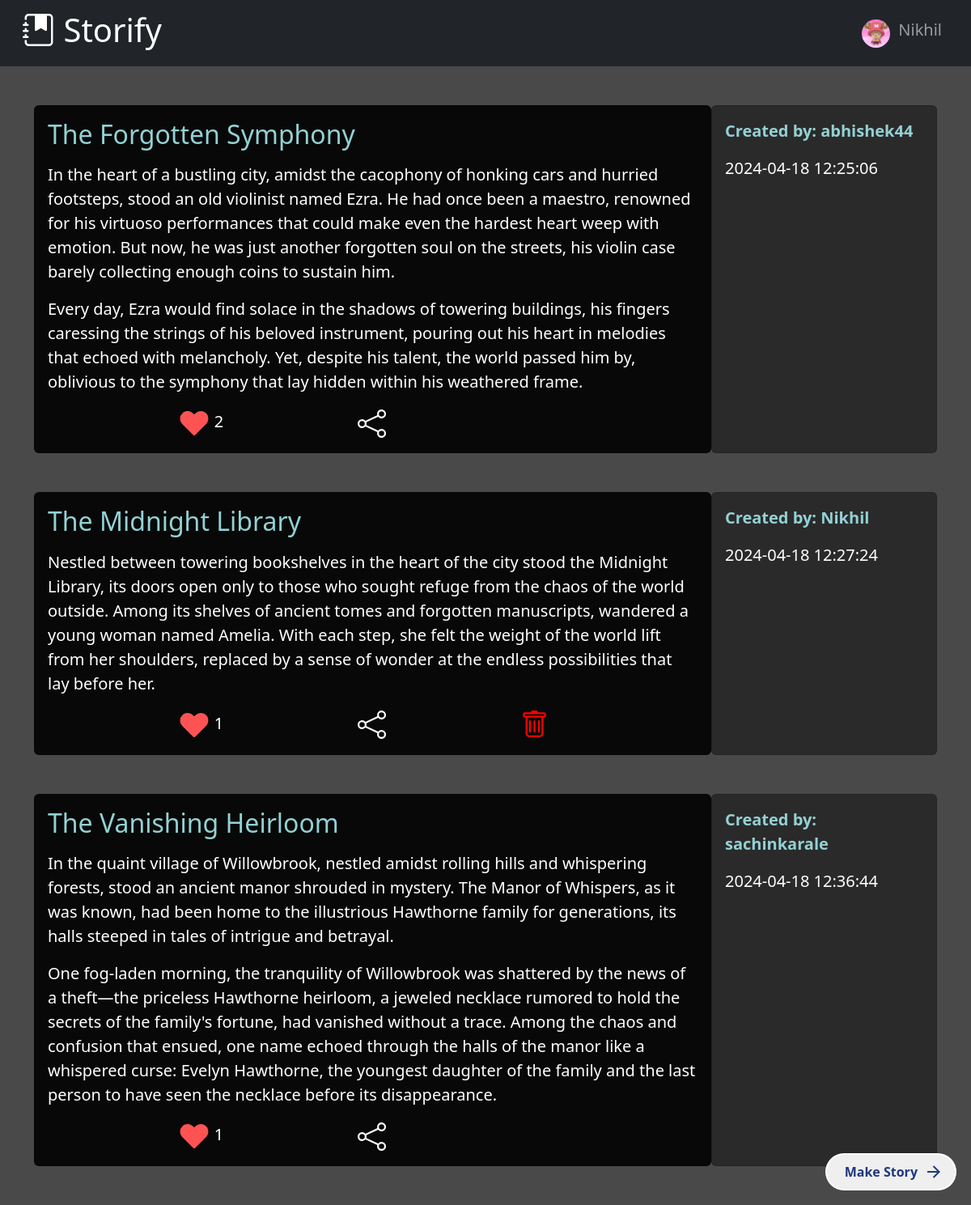
The app's page /home (signed in) with its own data.
### website/models.py (models this page shows)
class User(db.Model, UserMixin):
    id = db.Column(db.Integer, primary_key=True)
    email = db.Column(db.String(150), unique=True)
    username = db.Column(db.String(50), unique=True)
    bio = db.Column(db.String(250))
    password = db.Column(db.String(150))
    profile_img = db.Column(db.String(150))
    stories = db.relationship("Story", backref="user", passive_deletes=True)
    contributions = db.relationship("Contribution", backref="user", passive_deletes=True)
    likes_story = db.relationship("Like_story", backref="user", passive_deletes=True)
    likes_contribution = db.relationship("Like_contribution", backref="user", passive_deletes=True)

class Story(db.Model):
    id = db.Column(db.Integer, primary_key=True)
    title = db.Column(db.String(50), unique=True)
    part1 = db.Column(db.String(500))
    part2 = db.Column(db.String(500))
    part3 = db.Column(db.String(500))
    created_at = db.Column(db.DateTime(timezone=True), default=func.now())
    user_id = db.Column(db.Integer, db.ForeignKey("user.id", ondelete="CASCADE"), nullable=False)
    contributions = db.relationship("Contribution", backref="story", passive_deletes=True)
    likes = db.relationship("Like_story", backref="story", passive_deletes=True)

### website/views.py (the view)
@views.route("/")
@views.route("/home")
@login_required
def home():
    stories = db.session.query(Story).outerjoin(Like_story).group_by(Story.id).order_by(func.count(Like_story.id).desc()).all()
    return render_template("homepage.html", user=current_user, stories=stories)

### website/__init__.py (called while the page is built)
def create_app():
    app = Flask(__name__)
    app.config["SECRET_KEY"] = "secret"
    app.config["SQLALCHEMY_DATABASE_URI"] = f"sqlite:///{DB_NAME}"
    db.init_app(app)
    from .views import views
    from .auth import auth
    app.register_blueprint(views, url_prefix="/")
    app.register_blueprint(auth, url_prefix="/")
    from .models import User, Story, Contribution, Like_contribution, Like_story
    create_database(app)
    login_manager = LoginManager()
    login_manager.login_view = "auth.login"
    login_manager.init_app(app)
    @login_manager.user_loader
    def load_user(id):
        return User.query.get(int(id))
    return app

### website/templates/homepage.html (shortened to what this page needs)
{% extends 'base.html' %} {% block title %} Storify {% endblock %} {% block
content %}
{% for story in stories %}
<a href="/view-story/{{ story.id }}">
  <div class="container my-5 card-animation">
    <div class="row-a">
      <div class="col-md-9 card-style">
        <div class="card h-100 left-side">
          <div class="card-body">
            <h2 class="card-title" style="color: #93d1d4;">{{ story.title }}</h2>
            <p class="card-text">{{ story.part1|safe }}</p>
            <div class="like-share">
              <label class="container-like">
                <div class="checkmark">
                </div>
              </label>
              <span id="story-likes-count-{{ story.id }}"
                >{{ story.likes|length }}</span
              >
              <label class="container-like">
                <div class="">
                </div>
              </label>
              {% if user.id == story.user.id %}
              <label class="container-like">
                <div class="">
                </div>
              </label>
              {% endif %}
            </div>
          </div>
        </div>
      </div>
      <div class="col-md-3 card-style">
        <div class="card h-100 right-side">
          <div class="card-body">
            <p style="color: #93d1d4; font-weight: 700;">Created by: {{ story.user.username }}</p>
            <p>{{ story.created_at }}</p>
          </div>
        </div>
      </div>
    </div>
  </div>
</a>
{% endfor %}
<a href="/create-story">
  <button class="animated-button">
    <span class="text">Make Story</span>
    <svg viewBox="0 0 24 24" class="arr-1" xmlns="http://www.w3.org/2000/svg">
      <path
        d="M16.1716 10.9999L10.8076 5.63589L12.2218 4.22168L20 11.9999L12.2218 19.778L10.8076 18.3638L16.1716 12.9999H4V10.9999H16.1716Z"
      ></path>
    </svg>
  </button>
</a>
{% endblock %}

### website/templates/base.html (shortened to what this page needs)
<!DOCTYPE html>
<html lang="en">
  <head>
    <link
      href="https://cdn.jsdelivr.net/npm/bootstrap@5.3.3/dist/css/bootstrap.min.css"
      rel="stylesheet"
    />
    <link
      rel="stylesheet"
      href="https://cdn.jsdelivr.net/npm/bootstrap-icons@1.11.3/font/bootstrap-icons.min.css"
    />
    <link
      rel="stylesheet"
      href="{{ url_for('static', filename='css/homepage-styles.css') }}"
    />
  </head>
  <body>
    <nav class="navbar navbar-expand-lg navbar-dark bg-dark px-3">
      <div class="container-fluid">
        <a class="navbar-brand" href="/"
          ><h1><i class="bi bi-journal-bookmark-fill"></i> Storify</h1></a
        >
        <div class="collapse navbar-collapse" id="navbarSupportedContent">
          <ul class="navbar-nav ms-auto mb-2 mb-lg-0 profile-menu">
            <li class="nav-item dropdown">
              <a
                class="nav-link dropdown-toggle"
                href="#"
                id="navbarDropdown"
                role="button"
                data-bs-toggle="dropdown"
                aria-expanded="false"
              >
                <div class="d-flex" style="align-items: center">
                  <div
                    class="img-div"
                    style="
                      background-image: url(../static/images//profile-imgs/{{ user.profile_img }});
                    "
                  ></div>
                  <h5 style="margin-left: 10px">{{ user.username }}</h5>
                </div>
              </a>
            </li>
          </ul>
        </div>
      </div>
    </nav>
    {% block content %} {% endblock %}
  </body>
</html>

### website/static/css/homepage-styles.css (style rules this page uses)
body { background-color: #494949; }
.animated-button { position: fixed; z-index: 1; top: auto; right: 20px; bottom: 20px; left: auto; display: flex; align-items: center; gap: 4px; padding: 5px 30px; border: 4px solid; border-color: transparent; font-size: 16px; border-radius: 100px; font-weight: 600; color: #1f387e; box-shadow: 0 0 0 2px #ffffff; cursor: pointer; overflow: hidden; transition: all 0.6s cubic-bezier(0.23, 1, 0.32, 1); }
.animated-button svg { position: absolute; width: 24px; fill: #1f387e; z-index: 9; transition: all 0.8s cubic-bezier(0.23, 1, 0.32, 1); }
.animated-button .arr-1 { right: 10px; }
.animated-button .text { position: relative; z-index: 1; transform: translateX(-12px); transition: all 0.8s cubic-bezier(0.23, 1, 0.32, 1); }
.dropdown-toggle::after { content: none !important; }
.left-side { background-color: #080808; color: white; }
.right-side { background-color: #2b2a2a; color: white; }
.row-a { display: flex; flex-wrap: wrap; }
.container-like { display: inline-flexbox; position: relative; cursor: pointer; font-size: 20px; user-select: none; transition: 100ms; }
.checkmark { top: 0; left: 0; height: 2em; width: 2em; transition: 100ms; animation: dislike_effect 400ms ease; }
.container-like input:checked ~ .checkmark { animation: like_effect 400ms ease; }
.card-animation { display: block; position: relative; cursor: pointer; font-size: 20px; user-select: none; transition: 550ms; }
.like-share { justify-content: space-between; }
label { margin-left: 20%; }
a { text-decoration: none !important; }
.img-div { height: 35px; width: 35px; border-radius: 50%; background-position: center; background-size: cover; }

### records on screen
User: profile_img (picture), username "Nikhil"
Story: title "The Forgotten Symphony", part1 "In the heart of a bustling city, amidst the cacophony of honking cars and hurried footsteps, stood an old violinist named Ezra. He had once been a maestro, renowned for his virtuoso performances that could make even the hardest heart weep with emotion. But now, he was just another forgotten soul on the streets, his violin case barely collecting enough coins to sustain him. Every day, Ezra would find solace in the shadows of towering buildings, his fingers caressing the strings of his beloved instrument, pouring out his heart in melodies that echoed with melancholy. Yet, despite his talent, the world passed him by, oblivious to the symphony that lay hidden within his weathered frame.", likes|length "2", user.username "abhishek44", created_at "2024-04-18 12:25:06"
Story: title "The Midnight Library", part1 "Nestled between towering bookshelves in the heart of the city stood the Midnight Library, its doors open only to those who sought refuge from the chaos of the world outside. Among its shelves of ancient tomes and forgotten manuscripts, wandered a young woman named Amelia. With each step, she felt the weight of the world lift from her shoulders, replaced by a sense of wonder at the endless possibilities that lay before her.", likes|length "1", user.username "Nikhil", created_at "2024-04-18 12:27:24"
Story: title "The Vanishing Heirloom", part1 "In the quaint village of Willowbrook, nestled amidst rolling hills and whispering forests, stood an ancient manor shrouded in mystery. The Manor of Whispers, as it was known, had been home to the illustrious Hawthorne family for generations, its halls steeped in tales of intrigue and betrayal. One fog-laden morning, the tranquility of Willowbrook was shattered by the news of a theft—the priceless Hawthorne heirloom, a jeweled necklace rumored to hold the secrets of the family's fortune, had vanished without a trace. Among the chaos and confusion that ensued, one name echoed through the halls of the manor like a whispered curse: Evelyn Hawthorne, the youngest daughter of the family and the…", likes|length "1", user.username "sachinkarale", created_at "2024-04-18 12:36:44"
